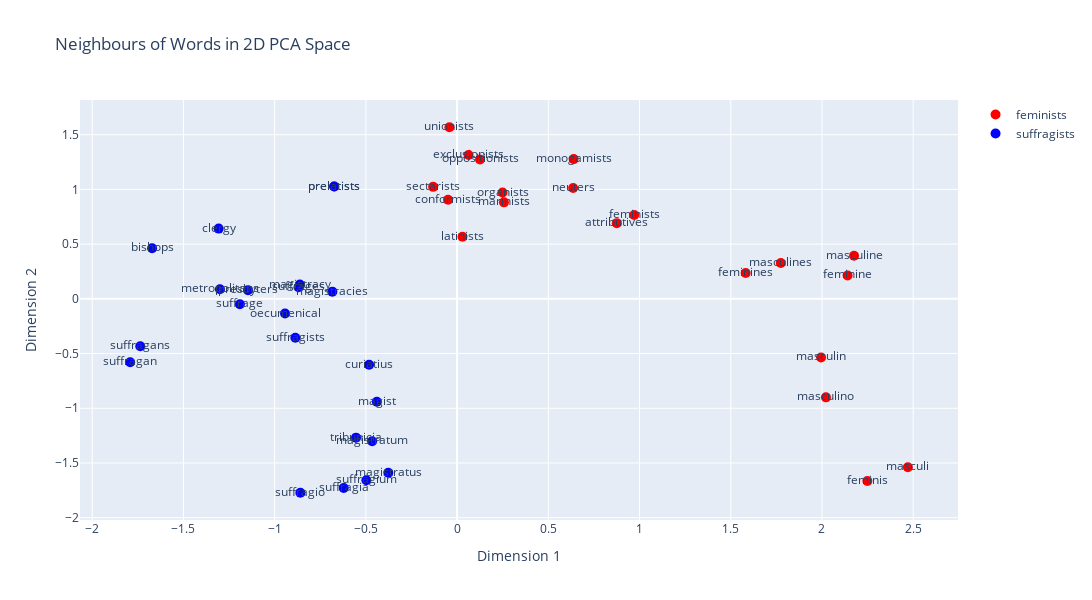

Notebook code for this chart:
### Markdown cell above
Un aspetto interessante nel passaggio dal primo al secondo periodo riguarda proprio la parola *woman*, che acquisisce un “vicino” particolarmente significativo, soprattutto se lo si interpreta alla luce degli studi sulla letteratura vittoriana: *madwoman*. Questo termine si può interpretare non solo analizzando le figure femminili che più la rappresentano nella letteratura gotica e in quella successiva (v. la [“*madwoman in the attic*”](https://en.wikipedia.org/wiki/The_Madwoman_in_the_Attic) in  *Jane Eyre* di Charlotte Brontë), bensì anche nei rilevamenti statistici dell’epoca sul numero di pazienti donne all’interno degli ospedali psichiatrici: verso la fine del XIX secolo esse erano in maggioranza rispetto ai pazienti uomini nella gran parte di queste strutture (Showalter 1987, 52). Le donne si consideravano più vulnerabili emotivamente e psicologicamente a causa di una supposta instabilità nel ciclo di vita rappresentato, nel loro caso, dalla successione delle fasi della pubertà, della gestazione e del parto, e della menopausa; in breve, un ciclo determinato dal loro apparato riproduttivo (55). Nel commento di Elaine Showalter a *Mrs. Dalloway* di Virginia Woolf (pubblicato originariamente nel 1924) si mettono in relazione l’età della protagonista, una signora sulla cinquantina, le intenzioni dell’autrice nella sua descrizione prendendo in considerazione proprio quell’età e l’inizio della medicalizzazione della menopausa già a partire dalla metà del secolo precedente alla scrittura del romanzo: l'idea che l'instabilità del ciclo di vita determinato dall'apparato riproduttivo femminile generasse degli squilibri a livello mentale e che, nel caso specifico della menopausa, potesse avere a che fare con episodi di depressione e suicidio persistette anche oltre la fine dell’epoca vittoriana (Showalter 1992, 33).    

Non sorprende quindi che anche nelle parole affini a *suffragist* apparisse la figura dello psichiatra: al di là della rappresentazione eccessivamente restrittiva di un modello femminile quasi robotico nella compostezza e negli standard elevati che le donne dovevano mantenere, come ribadito da Showalter questa inclinazione "naturale" delle donne allo squilibrio psichico le precludeva l'accesso a diritti fondamentali come quello di voto, di libero accesso a varie professioni e di affrancamento della propria identità dai vincoli familiari (73).

Anche le stesse parole *suffragists* e *feminists* rappresentano un cambiamento, dalla vaghezza e incorrettezza dei risultati ottenuti per il primo periodo a quelli più precisi per il secondo. Ciò riflette i controlli effettuati nell’*OED* sulle stesse: la prima occorrenza di *suffragist* risale al 1818 nell’espressione *universal suffragist*, al 1871 nella più specifica *woman suffragist*; la prima occorrenza di *feminist*, invece, è datata al 1852 (Oxford English Dictionary 2024b; 2024a).

### Code cell
visualise_neighbours(first_period_model, ["feminists", "suffragists"], 20, list_of_colours)

### Figure 1 — Plotly figure (JSON) as saved in the notebook; plotly's stock layout.template omitted (floating-point values rounded to 4 significant figures)
{"data": [{"marker": {"color": "red", "size": 10}, "mode": "markers+text", "name": "feminists", "text": ["feminists", "latinists", "feminines", "feminine", "masculines", "marinists", "monogamists", "conformists", "unionists", "masculine", "organists", "exclusionists", "masculino", "oppositionists", "neuters", "sectarists", "masculi", "masculin", "feminis", "prelatists", "attributives"], "type": "scatter", "x": [0.9707, 0.02948, 1.582, 2.14, 1.774, 0.2569, 0.6388, -0.04954, -0.04198, 2.176, 0.2492, 0.06272, 2.022, 0.1256, 0.6361, -0.1312, 2.471, 1.995, 2.249, -0.6736, 0.8754], "y": [0.766, 0.5681, 0.2363, 0.2137, 0.3273, 0.8816, 1.277, 0.9054, 1.568, 0.3942, 0.9716, 1.315, -0.9002, 1.274, 1.013, 1.024, -1.539, -0.5354, -1.665, 1.026, 0.6917]}, {"marker": {"color": "blue", "size": 10}, "mode": "markers+text", "name": "suffragists", "text": ["suffragists", "suffragia", "suffragium", "suffragio", "suffrage", "suffragans", "suffrages", "suffragan", "metropolitans", "tribunicia", "magistratus", "curiatius", "bishops", "oecumenical", "clergy", "presbyters", "magistracies", "magistracy", "magistratum", "magist", "prelatists"], "type": "scatter", "x": [-0.8865, -0.6213, -0.4973, -0.8591, -1.191, -1.737, -0.8691, -1.792, -1.3, -0.5539, -0.377, -0.4822, -1.672, -0.9431, -1.307, -1.146, -0.6837, -0.8618, -0.4655, -0.4398, -0.6736], "y": [-0.3555, -1.728, -1.657, -1.772, -0.04991, -0.4325, 0.1064, -0.5794, 0.0876, -1.269, -1.59, -0.6028, 0.4624, -0.1344, 0.6418, 0.0794, 0.06585, 0.1301, -1.301, -0.9411, 1.026]}], "layout": {"height": 600, "title": {"text": "Neighbours of Words in 2D PCA Space"}, "width": 1200, "xaxis": {"title": {"text": "Dimension 1"}}, "yaxis": {"title": {"text": "Dimension 2"}}}}
